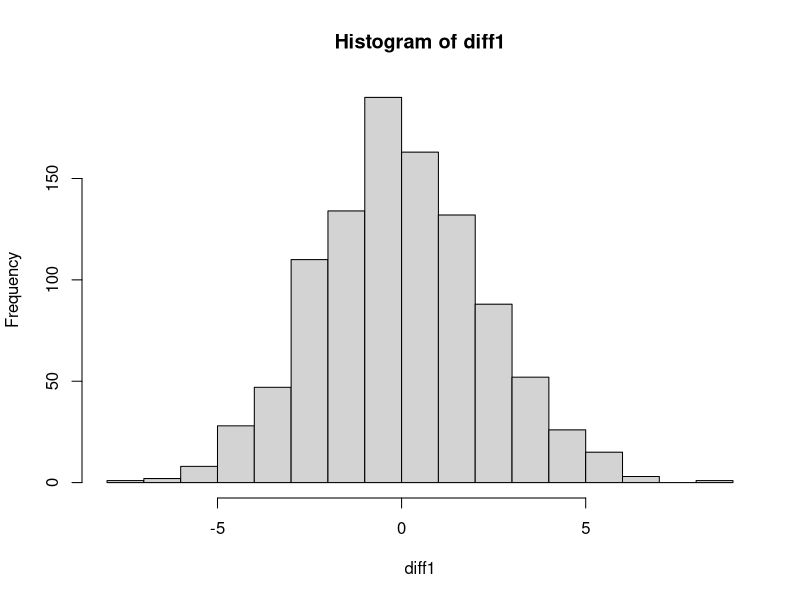
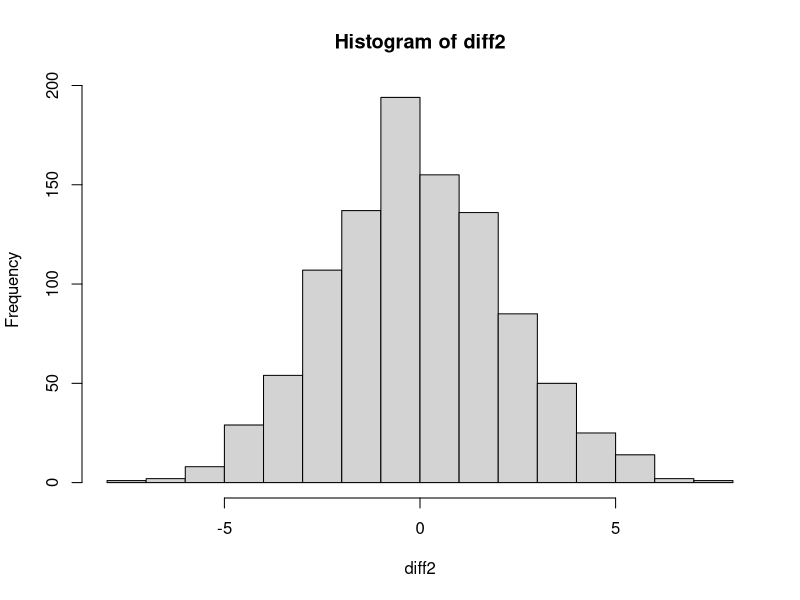

Write the R code that produced these figures, in order.
## ---- chunk 1
knitr::opts_chunk$set(echo = TRUE)
## ---- chunk 2
EuclideanNorm = function(x){
  res = sqrt(sum(x^2))
  return(res)
}

EuclideanNorm(c(1 : 5))

EuclideanNorm(-10)
## ---- chunk 3
x = c(3:16)

EuclideanNorm(x)

d = 0
for (i in 1:length(x)) {
  d = d + x[i]^2
  cat("Iteration: ", i, ", x = ", x[i], "d = ", d)
}
sqrt(d)
## ---- chunk 4
EuclideanNormLoop = function(x) {
  d = 0
  for (i in 1 : length(x)) {
    d = d + x[i]^2
  }
  
  return(sqrt(d))
}

EuclideanNormLoop(c(-10:10))
## ---- chunk 5
Var = function(x) {
  d = 0
  v = sum(x)
  for (i in 1:length(x)) {
    d = d + (x[i] - v)^2
  }
  ret = 1/(length(x) - 1) * d
  return(ret)
}

Var(c(-10:10))

#R built-in
var(c(-10:10))
## ---- chunk 6
MyVar = function(x) {
  n = length(x)
  xbar = sum(x) / n
  x.centered = x - xbar
  res = sum(x.centered^2) / (n - 1)
  return(res)
}

MyVar(c(-5:20))

var(c(-5:20))
## ---- chunk 7
theta1 = function(x) {
  res = mean(x)^2
  return(res)
}

theta2 = function(x) {
    n = length(x)
    res = (sum(x)^2 - sum(x^2)) / (n * (n - 1))
    return(res)
}

# Simulaiton:
# SUppose the smaple size if 20 (n = 20)
# Simulation from normal distribution with mean 5 and variance 1
# SImulate 1000 times

diff1 = c()
diff2 = c()

for (rep in 1 : 1000) {
  z = rnorm(20, 5, 1)

  diff1[rep] = theta1(z) - 25
  diff2[rep] = theta2(z) - 25
}


hist(diff1)
hist(diff2)

MSE1 = sqrt(mean(diff1^2))
MSE2 = sqrt(mean(diff2^2))

MSE1
MSE2
